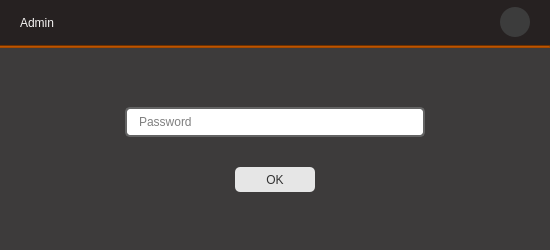
<?xml version="1.0" encoding="UTF-8"?>
<ui version="4.0">
 <class>AdminPassView</class>
 <widget class="QDialog" name="AdminPassView">
  <property name="geometry">
   <rect>
    <x>0</x>
    <y>0</y>
    <width>550</width>
    <height>250</height>
   </rect>
  </property>
  <property name="minimumSize">
   <size>
    <width>550</width>
    <height>250</height>
   </size>
  </property>
  <property name="maximumSize">
   <size>
    <width>550</width>
    <height>250</height>
   </size>
  </property>
  <property name="windowTitle">
   <string>Dialog</string>
  </property>
  <layout class="QVBoxLayout" name="verticalLayout">
   <property name="spacing">
    <number>0</number>
   </property>
   <property name="leftMargin">
    <number>0</number>
   </property>
   <property name="topMargin">
    <number>0</number>
   </property>
   <property name="rightMargin">
    <number>0</number>
   </property>
   <property name="bottomMargin">
    <number>0</number>
   </property>
   <item>
    <widget class="QFrame" name="frame_topBar">
     <property name="minimumSize">
      <size>
       <width>0</width>
       <height>45</height>
      </size>
     </property>
     <property name="maximumSize">
      <size>
       <width>16777215</width>
       <height>45</height>
      </size>
     </property>
     <property name="styleSheet">
      <string notr="true">background-color: rgb(38, 33, 33);</string>
     </property>
     <property name="frameShape">
      <enum>QFrame::NoFrame</enum>
     </property>
     <property name="frameShadow">
      <enum>QFrame::Raised</enum>
     </property>
     <layout class="QHBoxLayout" name="horizontalLayout">
      <property name="spacing">
       <number>0</number>
      </property>
      <property name="leftMargin">
       <number>20</number>
      </property>
      <property name="topMargin">
       <number>0</number>
      </property>
      <property name="rightMargin">
       <number>20</number>
      </property>
      <property name="bottomMargin">
       <number>0</number>
      </property>
      <item>
       <widget class="QLabel" name="label">
        <property name="styleSheet">
         <string notr="true">color: rgb(246, 245, 244);
font: 700 13pt &quot;Ubuntu&quot;;</string>
        </property>
        <property name="text">
         <string>Admin </string>
        </property>
       </widget>
      </item>
      <item>
       <spacer name="horizontalSpacer">
        <property name="orientation">
         <enum>Qt::Horizontal</enum>
        </property>
        <property name="sizeHint" stdset="0">
         <size>
          <width>421</width>
          <height>20</height>
         </size>
        </property>
       </spacer>
      </item>
      <item>
       <widget class="QPushButton" name="pushButton_exit">
        <property name="minimumSize">
         <size>
          <width>30</width>
          <height>30</height>
         </size>
        </property>
        <property name="maximumSize">
         <size>
          <width>30</width>
          <height>30</height>
         </size>
        </property>
        <property name="cursor">
         <cursorShape>PointingHandCursor</cursorShape>
        </property>
        <property name="toolTip">
         <string>Exit</string>
        </property>
        <property name="autoFillBackground">
         <bool>false</bool>
        </property>
        <property name="styleSheet">
         <string notr="true">QPushButton{
background-image: url(:/icons/Assets/icons/cil-x.png);
background-color: rgb(60, 60, 60);
border:none;
background-repeat: no-repeat;
background-position: center;
border-radius:15px;
}

QPushButton::hover{
background-color: rgb(170, 0, 0);
border-radius:15px;
border:none;
background-repeat: no-repeat;
background-position: center;
}</string>
        </property>
        <property name="text">
         <string/>
        </property>
        <property name="autoRepeat">
         <bool>false</bool>
        </property>
        <property name="autoExclusive">
         <bool>false</bool>
        </property>
        <property name="autoDefault">
         <bool>false</bool>
        </property>
        <property name="default">
         <bool>false</bool>
        </property>
        <property name="flat">
         <bool>false</bool>
        </property>
       </widget>
      </item>
     </layout>
    </widget>
   </item>
   <item>
    <widget class="Line" name="line">
     <property name="styleSheet">
      <string notr="true">background-color: rgb(164, 73, 0);</string>
     </property>
     <property name="orientation">
      <enum>Qt::Horizontal</enum>
     </property>
    </widget>
   </item>
   <item>
    <widget class="QFrame" name="frame_2">
     <property name="styleSheet">
      <string notr="true">background-color: rgb(61, 59, 59);</string>
     </property>
     <property name="frameShape">
      <enum>QFrame::NoFrame</enum>
     </property>
     <property name="frameShadow">
      <enum>QFrame::Raised</enum>
     </property>
     <layout class="QVBoxLayout" name="verticalLayout_2">
      <property name="spacing">
       <number>30</number>
      </property>
      <item>
       <spacer name="verticalSpacer_2">
        <property name="orientation">
         <enum>Qt::Vertical</enum>
        </property>
        <property name="sizeHint" stdset="0">
         <size>
          <width>20</width>
          <height>16</height>
         </size>
        </property>
       </spacer>
      </item>
      <item alignment="Qt::AlignHCenter">
       <widget class="QLineEdit" name="lineEdit_login_password">
        <property name="minimumSize">
         <size>
          <width>300</width>
          <height>30</height>
         </size>
        </property>
        <property name="maximumSize">
         <size>
          <width>200</width>
          <height>30</height>
         </size>
        </property>
        <property name="styleSheet">
         <string notr="true">QLineEdit{
color: rgb(0,0, 0);
font: 63 8pt &quot;Segoe UI Semibold&quot;;
background-color: rgb(255, 255, 255);
border-radius:5px;
border: 2px solid rgb(100, 100, 100);
padding-left:10px;
}
</string>
        </property>
        <property name="echoMode">
         <enum>QLineEdit::Password</enum>
        </property>
        <property name="placeholderText">
         <string>Password</string>
        </property>
       </widget>
      </item>
      <item alignment="Qt::AlignHCenter">
       <widget class="QPushButton" name="pushButton_login">
        <property name="minimumSize">
         <size>
          <width>80</width>
          <height>25</height>
         </size>
        </property>
        <property name="maximumSize">
         <size>
          <width>80</width>
          <height>25</height>
         </size>
        </property>
        <property name="cursor">
         <cursorShape>PointingHandCursor</cursorShape>
        </property>
        <property name="styleSheet">
         <string notr="true">QPushButton{
color: rgb(50, 50, 50);
font: 87 9pt &quot;Segoe UI Black&quot;;
background-color: rgb(230, 230, 230);
border-radius:5px;
border:none;
background-repeat: no-repeat;
background-position: center;
}
QPushButton::hover{
	background-color: rgb(180, 255, 5);
border-radius:5px;
border:none;
background-repeat: no-repeat;
background-position: center;
}</string>
        </property>
        <property name="text">
         <string>OK</string>
        </property>
        <property name="shortcut">
         <string>Return</string>
        </property>
       </widget>
      </item>
      <item>
       <spacer name="verticalSpacer">
        <property name="orientation">
         <enum>Qt::Vertical</enum>
        </property>
        <property name="sizeHint" stdset="0">
         <size>
          <width>20</width>
          <height>17</height>
         </size>
        </property>
       </spacer>
      </item>
     </layout>
    </widget>
   </item>
  </layout>
 </widget>
 <resources/>
 <connections/>
</ui>
